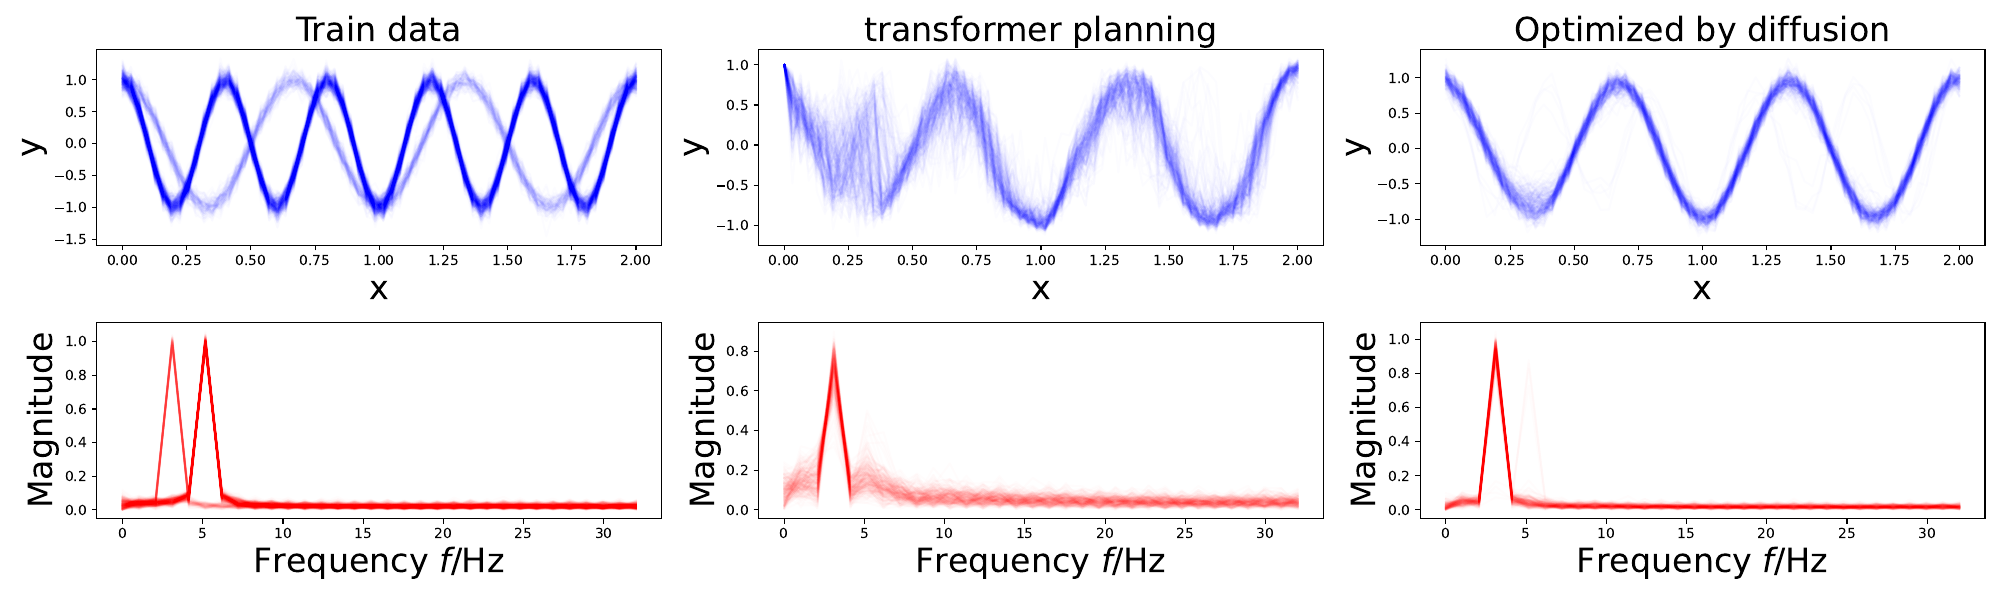

Generate this figure with Python:
from typing import Dict, List, Tuple, Union
import os
import shutil
import argparse
import tqdm
import gym
import numpy as np
import torch
from matplotlib import pyplot as plt

def generate_data(num, device='cpu'):
    high_freq_prob = 0.8
    low_freq_prob = 0.2

    high_freq_num, low_freq_num = int(num * high_freq_prob), int(num * low_freq_prob)

    high_freq_alpha = 5
    low_freq_alpha = 3

    trajectory_lenght = 64
    # f(x) = cos(\alpha * 2 * pi x)
    # generate_trajectory
    high_freq_x = np.linspace(0, 1, trajectory_lenght)
    low_freq_x = np.linspace(0, 1, trajectory_lenght)

    # expand to high_freq_num, low_freq_num
    high_freq_y = np.cos(high_freq_alpha * 2 * np.pi * high_freq_x) + np.random.normal(0, 0.1, (high_freq_num, trajectory_lenght))
    
    low_freq_y = np.cos(low_freq_alpha * 2 * np.pi * low_freq_x) + np.random.normal(0, 0.1, (low_freq_num, trajectory_lenght))

    return torch.tensor(np.concatenate([high_freq_y, low_freq_y], axis=0), dtype=torch.float32).to(device)

#set seed
torch.manual_seed(0)
np.random.seed(0)
torch.cuda.manual_seed_all(0)


device = 'cuda:2'
trajectories = generate_data(500, device)
from scipy.fftpack import fft
fs = 64 / 2
half_x = np.linspace(0, fs, 32)
def fourier_analysis(samples):
    if isinstance(samples, torch.Tensor):
        samples = samples.cpu().numpy()
    samples = samples.squeeze()
    freq = fft(samples)
    abs_y = np.abs(freq)

    normalization_y=abs_y/32
    normalization_y = normalization_y[:32]

    return normalization_y

fig, axs = plt.subplots(2, 3, figsize=(5 * 4, 6))



# plot all trajectories
import matplotlib.pyplot as plt
x = np.linspace(0, 2, 64)

for i in range(trajectories.shape[0]):
    axs[0][0].plot(x, trajectories[i].cpu().numpy(), alpha=0.01, c='blue')
    axs[0][0].set_xlabel('x', fontsize=24)
    axs[0][0].set_ylabel('y', fontsize=24)
    axs[0][0].set_title('Train data', fontsize=24)
    freq = fourier_analysis(trajectories[i])
    axs[1][0].plot(half_x, freq, alpha=0.01, c='red')
    axs[1][0].set_xlabel('Frequency $f$/Hz', fontsize=24)
    axs[1][0].set_ylabel('Magnitude', fontsize=24)

# use diffusion to model this data
from torch import nn
from torch.nn import functional as F

from seqdiffusion import Uncond_Diffusion as Diffusion
from temporal import UncondTemporalUnet as TemporalUnet


class Replaybuffer:
    def __init__(self, traj) -> None:
        self.traj = traj
    def sample(self, batch_size):
        indices = np.random.choice(self.traj.shape[0], batch_size)
        return self.traj[indices]

state_dim = 1

horizon = 64
n_timesteps = 100
replaybuffer = Replaybuffer(trajectories)
model = TemporalUnet(horizon, state_dim, dim=32).to(device)
planner = Diffusion(state_dim, model, None, horizon=horizon, n_timesteps=n_timesteps, predict_epsilon=True, beta_schedule='linear').to(device)# predict_epsilon=False

# train the model
optimizer = torch.optim.Adam(planner.parameters(), lr=1e-3)

for i in range(1000):
    batch = replaybuffer.sample(32)
    batch = batch.unsqueeze(-1)
    optimizer.zero_grad()
    loss = planner.loss(batch)
    loss.backward()
    optimizer.step()
    if i % 100 == 0:
        print(f'loss: {loss.item()}')


# sample N trajectories
N = 256

trajs = torch.randn(N, horizon, state_dim).to(device)
with torch.no_grad():
    samples = planner(trajs)

# plot 
# x = np.linspace(0, 2, 64)
# for i in range(N):
#     axs[0][1].plot(x, samples[i].cpu().numpy(), alpha=0.01, c='blue')
#     freq = fourier_analysis(samples[i])
#     axs[1][1].plot(half_x, freq, alpha=0.01, c='blue')


import models
import imp
imp.reload(models)
from models import UncondTransformer as Transformer
transfomer = Transformer(state_dim, 32, 2, 64, 2, 0.1).to(device)

optimizer = torch.optim.Adam(transfomer.parameters(), lr=1e-3)

for i in range(1000):
    batch = replaybuffer.sample(32)
    batch = batch.unsqueeze(-1)
    optimizer.zero_grad()
    input = batch[:, :-1]
    target = batch[:, 1:]
    output = transfomer(input)
    loss = F.mse_loss(output, target)
    loss.backward()
    optimizer.step()
    if i % 100 == 0:
        print(f'loss: {loss.item()}')

state = torch.tensor([[1.0]]).repeat_interleave(N, dim=0).unsqueeze(-1).to(device) #+ torch.randn(N, 1, 1).to(device) * 0.2
print(state.shape)
transfomer.train()
with torch.no_grad():
    samples = transfomer.sample(state, 64)
# plot
x = np.linspace(0, 2, 64)
for i in range(N):
    axs[0][1].plot(x, samples[i].cpu().numpy(), alpha=0.01, c='blue')
    axs[0][1].set_xlabel('x', fontsize=24)
    axs[0][1].set_ylabel('y', fontsize=24)
    axs[0][1].set_title('transformer planning', fontsize=24)
    freq = fourier_analysis(samples[i])
    axs[1][1].plot(half_x, freq, alpha=0.01, c='red')
    axs[1][1].set_xlabel('Frequency $f$/Hz', fontsize=24)
    axs[1][1].set_ylabel('Magnitude', fontsize=24)

# optimize by diffusion
with torch.no_grad():
    samples = transfomer.sample(state, 64)
    samples = planner(samples, t=20)
    # samples = torch.randn(N, 64, 1).to(device)
    # samples = planner(samples)

# plot
x = np.linspace(0, 2, 64)
for i in range(N):
    axs[0][2].plot(x, samples[i].cpu().numpy(), alpha=0.01, c='blue')
    axs[0][2].set_xlabel('x', fontsize=24)
    axs[0][2].set_ylabel('y', fontsize=24)
    axs[0][2].set_title('Optimized by diffusion', fontsize=24)
    freq = fourier_analysis(samples[i])
    axs[1][2].plot(half_x, freq, alpha=0.01, c='red')
    axs[1][2].set_xlabel('Frequency $f$/Hz', fontsize=24)
    axs[1][2].set_ylabel('Magnitude', fontsize=24)

# save fig
plt.tight_layout()
fig.savefig('toy_exp.pdf')


# half_ys = []
# # sample frequency

# for sample in samples:
#     half_y = fourier_analysis(sample.cpu().numpy())
#     half_ys.append(half_y)
#     plt.plot(half_x,half_y , c='red', alpha=0.01)

# # plot mean
# # mean_y = np.mean(half_ys, axis=0)
# # plt.plot(half_x, mean_y, c='blue',)

# # histogram


# plt.show()

